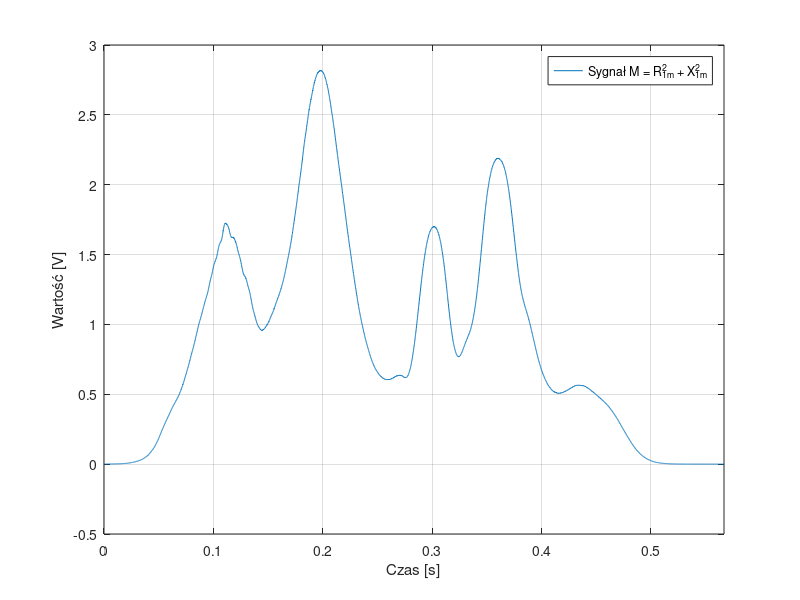
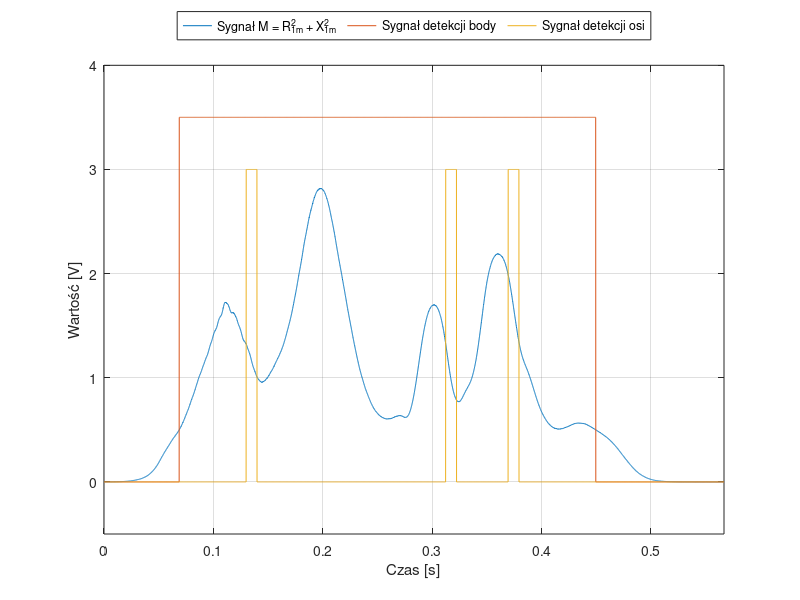

Reproduce these figures in MATLAB, in order.
%% dlugosc pojazdu
close all;
clear all;
load('sygnaly-dlugosc-pojazdu')
dt = 10e-5;
t = (1:size(M, 2)) * dt;
body = (M > 0.5) * 3.5;
osie = zeros(size(M));
for i =1:size(M, 2)
    if min(abs(axles - i)) < 50
        osie(i) = 3;
    else
        osie(i) = 0;
    end;
end;
plot(t, M);
grid on;
axis([0, t(end), -.5, 3]);
xlabel('Czas [s]')
ylabel('Wartość [V]')
legend('Sygnał M = R_{1m}^{2} + X_{1m}^{2}', ...
    'Orientation','horizontal')

figure, plot(t, M);
hold on;
plot(t, body);
plot(t, osie);
grid on;
axis([0, t(end), -.5, 4]);
xlabel('Czas [s]')
ylabel('Wartość [V]')
legend('Sygnał M = R_{1m}^{2} + X_{1m}^{2}', 'Sygnał detekcji body', 'Sygnał detekcji osi', ...
    'Location','northoutside','Orientation','horizontal')